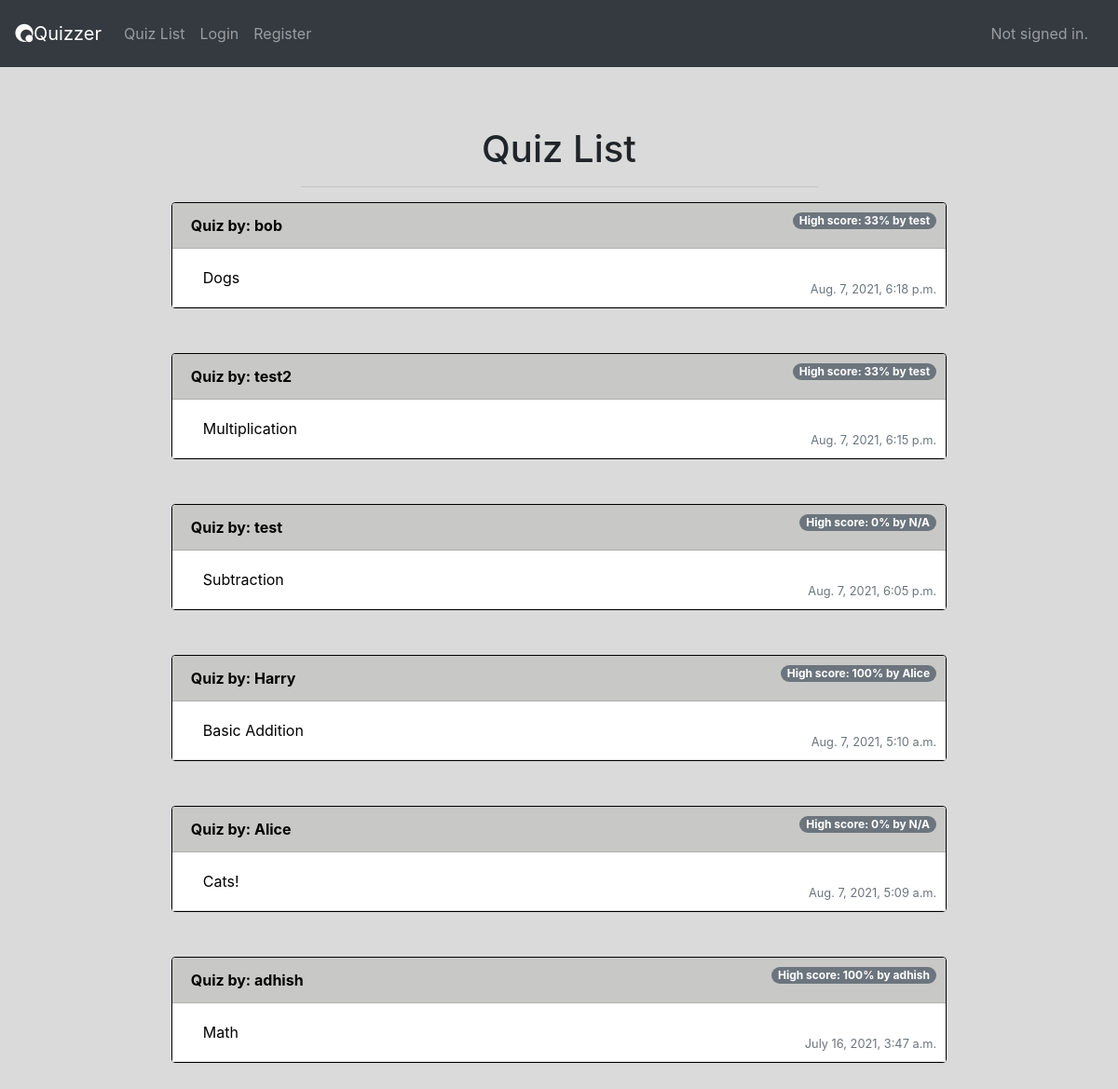
Screenshot of /quizlist with the database file from the repository.
### quizapp/models.py (models this page shows, shortened)
class Quiz(models.Model):
    creator = models.CharField(max_length=64)
    name = models.CharField(max_length = 120)
    subject = models.CharField(max_length = 120)
    questionamt = models.IntegerField()
    time = models.IntegerField()
    passingscore = models.IntegerField()
    difficulty = models.CharField(max_length=6, choices=CHOICES)
    timestamp = models.DateTimeField(auto_now=True)
    bestscoreuser = models.CharField(max_length=64, default=None)
    bestscore = models.IntegerField(default=None)

### quizapp/views.py (the view)
# urls.py: path("quizlist", views.quizlist, name="quizlist"),
def quizlist(request):
    quizzes = Quiz.objects.all().order_by('-timestamp')
    empty = False
    if len(quizzes) == 0:
        empty = True
    return render(request, "quizapp/quizlist.html", {
        "quizzes": quizzes,
        "empty": empty
    })

### quizapp/templates/quizapp/quizlist.html (shortened to what this page needs)
{% extends "quizapp/layout.html" %}
{% load static %}
{% block body %}
<br><br>
{% if empty %}
<h1 class="center">No Quizzes Available</h1>
{% else %}
<h1 class="center">Quiz List</h1>
{% endif %}
<hr style="width: 50%">
{% for quiz in quizzes %}
<div class="post-view">
    <div class="card" style="width: 75%; margin-left: auto; margin-right: auto; border-color: black;">
        <div class="card-header" style="background-color: rgb(200, 201, 199);">
          <b><a style="color:black" href="{% url 'myquizzes' username=quiz.creator %}">Quiz by: {{quiz.creator}}</a></b>
          <span class="topright badge badge-pill badge-secondary">High score: {{quiz.bestscore}}% by {{quiz.bestscoreuser}}</span>
        </div>
        <ul class="list-group list-group-flush">
          <li id="postbody{{post.id}}" class="list-group-item">
            <button class="btn btn-link modal-button"
            data-subject="{{quiz.subject}}"
            data-creator="{{quiz.creator}}"
            data-pk="{{quiz.pk}}"
            data-quiz="{{quiz.name}}"
            data-questions="{{quiz.questionamt}}"
            data-difficulty="{{quiz.difficulty}}"
            data-time="{{quiz.time}}"
            data-pass="{{quiz.passingscore}}"
            data-toggle="modal" data-target="#quizStartModal"
            style="color: black">
            {{quiz.name}}
            </button>
          </li>
            <small class="text-muted" style="position: absolute; bottom: 10px; right: 10px;">{{ quiz.timestamp }}</small>
        </ul>
      </div>
      <br>
    </div>
        <br>
{% endfor %}
{% endblock %}

### quizapp/templates/quizapp/layout.html (shortened to what this page needs)
{% load static %}
<!DOCTYPE html>
<html lang="en">
  <head>
    <link rel="stylesheet" href="https://cdn.jsdelivr.net/npm/bootstrap@4.5.3/dist/css/bootstrap.min.css">
    <link rel="stylesheet" href="{% static 'quizapp/styles.css' %}">
  </head>
  <body>
        <nav id="indexnav" class="navbar sticky-top navbar-expand-lg navbar-dark bg-dark">
            <a class="navbar-brand" href="{% url 'index' %}"><i class="fab fa-quinscape"></i>Quizzer</a>
            <ul id="ul" class="navbar-nav mr-auto">
                <li class="li nav-item">
                    <a class="nav-link" href="{% url 'quizlist' %}">Quiz List</a>
                </li>
                {% if user.is_authenticated %}
                    <li class="li nav-item">
                        <a class="nav-link" href="{% url 'logout' %}">Log Out</a>
                    </li>
                    <li class="li nav-item">
                        <a class="nav-link" href="{% url 'newquiz' %}">New Quiz</a>
                    </li>
                {% else %}
                    <li class="li nav-item">
                        <a class="nav-link" href="{% url 'login' %}">Login</a>
                    </li>
                    <li class="li nav-item">
                        <a class="nav-link" href="{% url 'register' %}">Register</a>
                    </li>
                {% endif %}
            </ul>
            <ul class="navbar navbar-nav navbar-right">
                {% if user.is_authenticated %}
                <div class="dropdown">
                    <button class="btn btn-secondary dropdown-toggle" type="button" id="dropdownMenuButton" data-toggle="dropdown" aria-haspopup="true" aria-expanded="false">
                      <span style="font-size: 2em;"><i class="fas fa-user-circle fa-pull-left"></i></span>
                    </button>
                    <div class="dropdown-menu dropdown-menu-right" aria-labelledby="dropdownMenuButton">
                      <h6 class="dropdown-header"><div id="signedin">Signed in as <strong>{{ user.username }}</strong></div></h6>
                      <a class="dropdown-item" href="{% url 'myquizzes' username=user.username %}">Your Profile</a>
                      <a class="dropdown-item" href="{% url 'logout' %}">Log Out</a>
                      <a class="dropdown-item" href="{% url 'taken' username=user.username %}">Quizzes You've Taken</a>
                    </div>
                  </div>
                  {% else %}
                <span class="navbar-text">
                    <div>
                        Not signed in.
                    </div>
                </span>
                {% endif %}
            </ul>
          </nav>
    <div class="container mt-3">
        {% block body %}
        {% endblock %}
    </div>
  </body>
  </body>
</html>

### quizapp/static/quizapp/styles.css (style rules this page uses)
.center { text-align: center; }
body { background-color: rgb(218, 218, 218); }
.topright { position: absolute; top: 10px; right: 10px; }

### rows the page displays
Quiz: creator "bob", bestscore "33", bestscoreuser "test", name "Dogs", timestamp "Aug. 7, 2021, 6:18 p.m."
Quiz: creator "test2", bestscore "33", bestscoreuser "test", name "Multiplication", timestamp "Aug. 7, 2021, 6:15 p.m."
Quiz: creator "test", bestscore "0", bestscoreuser "N/A", name "Subtraction", timestamp "Aug. 7, 2021, 6:05 p.m."
Quiz: creator "Harry", bestscore "100", bestscoreuser "Alice", name "Basic Addition", timestamp "Aug. 7, 2021, 5:10 a.m."
Quiz: creator "Alice", bestscore "0", bestscoreuser "N/A", name "Cats!", timestamp "Aug. 7, 2021, 5:09 a.m."
Quiz: creator "adhish", bestscore "100", bestscoreuser "adhish", name "Math", timestamp "July 16, 2021, 3:47 a.m."
